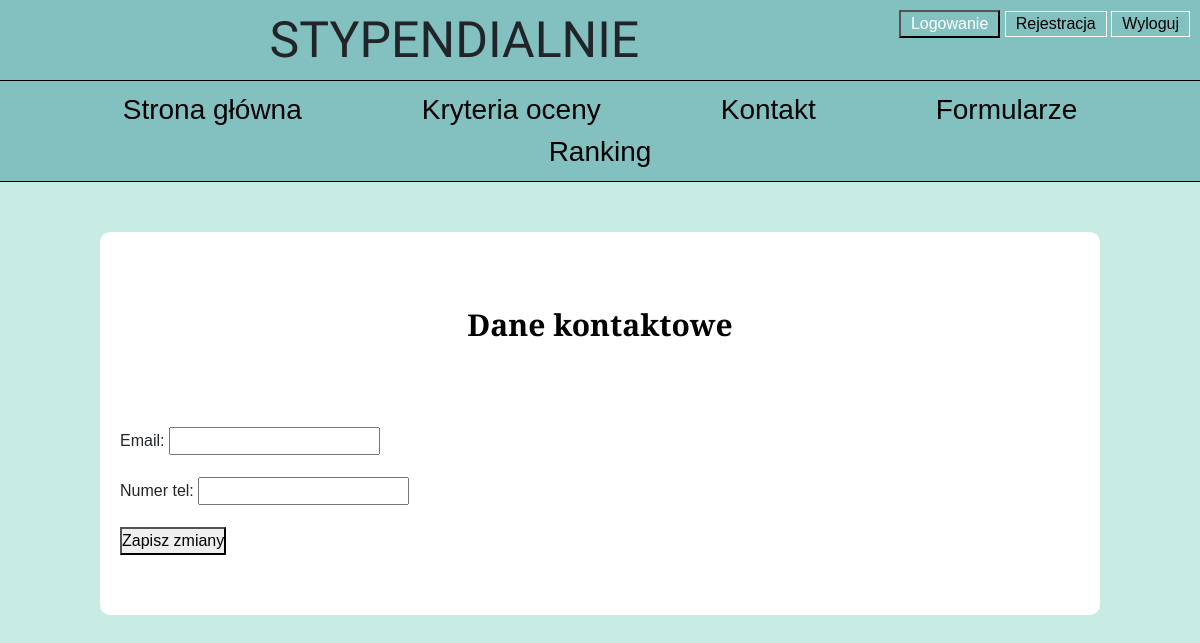
The app's page /edytuj_kontakt, older data.
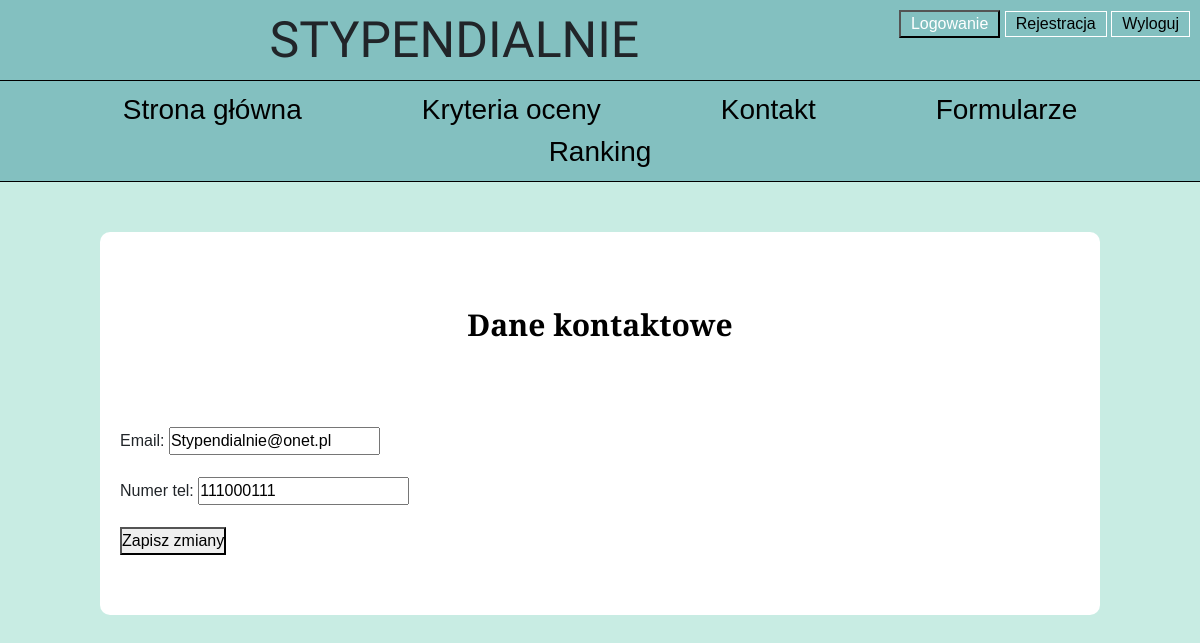
The same page, newer data.
### api/models.py (models this page shows, shortened)
class Kontakt(models.Model):
    id_kontakt = models.IntegerField(primary_key=True)
    email = models.TextField(null=True)
    numer_tel = models.IntegerField(null=True)
    admin = models.ForeignKey(Admin, on_delete=models.CASCADE, null=True)

### api/views.py (the view)
# urls.py: path('edytuj_kontakt', edytujKontakt, name='edytuj_kontakt'),
def edytujKontakt(request):
    kontakt = Kontakt.objects.last()
    if request.method == 'POST':
        form = KontaktForm(request.POST, instance=kontakt)
        if form.is_valid():
            form.save()
            return redirect('kontakt')
    else:
        form = KontaktForm(instance=kontakt)
    return render(request, 'website/edytuj_kontakt.html', {'form': form})

### api/forms.py (shortened to what this page needs)
class KontaktForm(forms.ModelForm):
    numer_tel = forms.CharField(validators=[validate_tel])
    email = forms.EmailField(validators=[validate_email])
    class Meta:
        model = Kontakt
        fields = ['email','numer_tel']
        widgets = {
            'email': forms.EmailInput(attrs={'width': '250px'}),
            'numer_tel': forms.TextInput(attrs={'placeholder': 'np. 123456789', 'width': '100px'})
        }

### api/templates/website/edytuj_kontakt.html (shortened to what this page needs)
{% extends "base.html" %}
{% block content %}
<head>
</head>
<div class="container container_kontakt">
    <div class="title_kontakt">Dane kontaktowe</div>
    <form method="post">
        {{ form.as_p }}
        <button type="submit">Zapisz zmiany</button>
    </form>
</div>
{% endblock %}

Row changes from the older to the newer data that the page shows:
added Kontakt: email "Stypendialnie@onet.pl", numer_tel "111000111"
